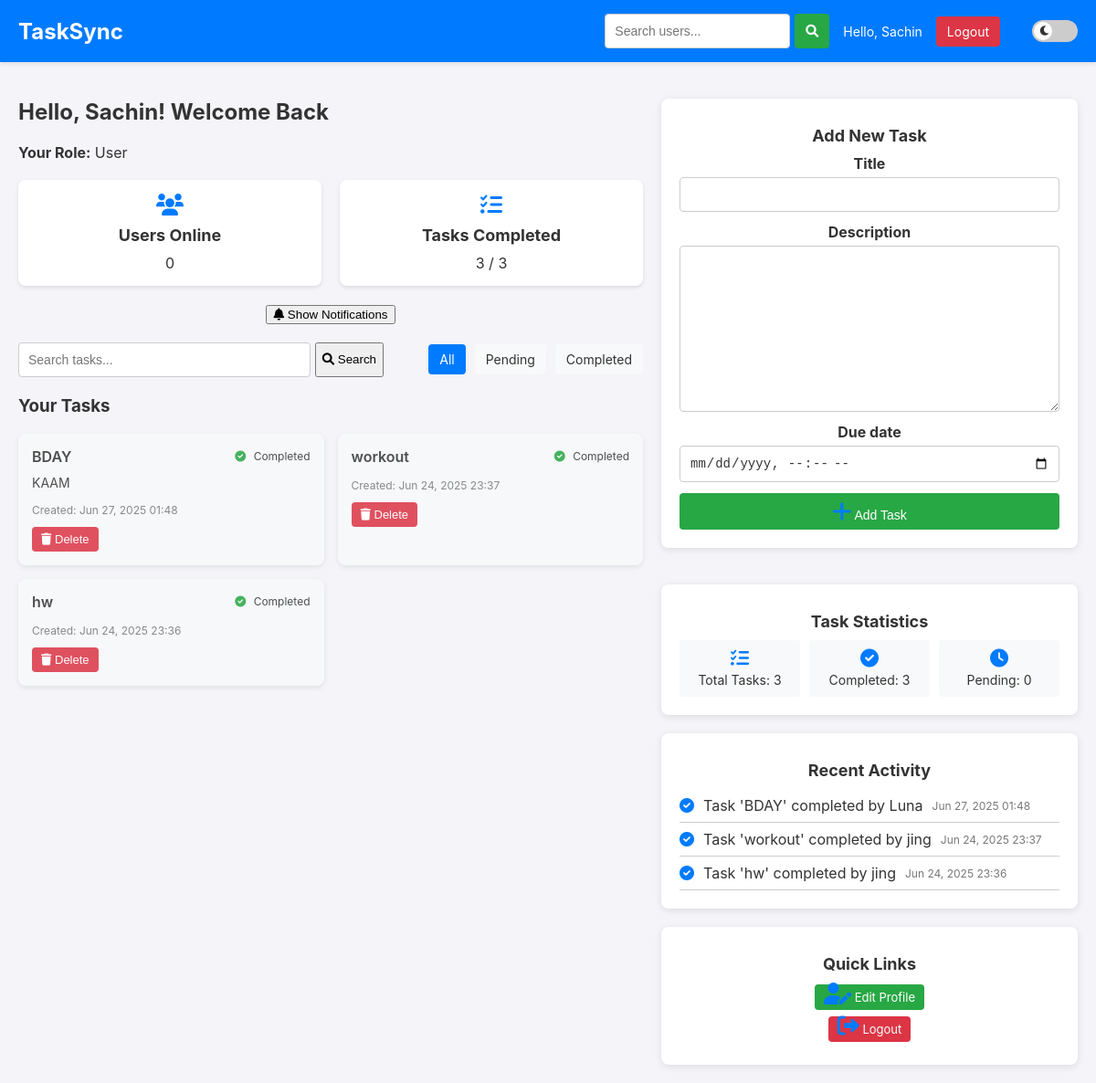
Screenshot of /dashboard/ (signed in) with the database file from the repository.
### myapp/models.py (models this page shows, shortened)
class UserProfile(models.Model):
    user = models.OneToOneField(User, on_delete=models.CASCADE, null=True)
    name = models.CharField(max_length=100)
    email = models.EmailField()  # Removed unique=True to avoid conflicts
    avatar = models.ImageField(upload_to='avatars/', blank=True, null=True)
    joined_at = models.DateTimeField(auto_now_add=True)
    last_login = models.DateTimeField(blank=True, null=True)
    role = models.CharField(max_length=10, choices=ROLE_CHOICES, default='user')

class Task(models.Model):
    user = models.ForeignKey(User, on_delete=models.CASCADE)
    title = models.CharField(max_length=200)
    description = models.TextField(blank=True)  # Added for task search
    is_completed = models.BooleanField(default=False)
    created_at = models.DateTimeField(auto_now_add=True)

### myapp/views.py (the view, shortened to what this page needs)
# urls.py: path('dashboard/', views.dashboard, name='dashboard'),
@login_required
def dashboard(request):
    try:
        user_profile = request.user.userprofile
    except UserProfile.DoesNotExist:
        messages.error(request, "User profile not found.")
        return redirect('login')
    user_query = request.GET.get('user_query', '')
    task_query = request.GET.get('task_query', '')
    status = request.GET.get('status', 'all')
    if user_profile.role == "admin" or request.user.is_superuser:
        users = UserProfile.objects.filter(name__icontains=user_query) if user_query else UserProfile.objects.all()
        user_tasks = Task.objects.all()
    else:
        users = UserProfile.objects.filter(user=request.user)
        user_tasks = Task.objects.filter(user=request.user)
    if task_query:
        user_tasks = user_tasks.filter(
            Q(title__icontains=task_query) | Q(description__icontains=task_query)
        )
    if status == 'completed':
        user_tasks = user_tasks.filter(is_completed=True)
    elif status == 'pending':
        user_tasks = user_tasks.filter(is_completed=False)
    user_tasks = user_tasks.order_by('-created_at')
    tasks_completed = user_tasks.filter(is_completed=True).count()
    tasks_pending = user_tasks.count() - tasks_completed
    task_form = TaskForm()
    active_sessions = Session.objects.filter(expire_date__gte=now())
    online_user_ids = [s.get_decoded().get('_auth_user_id') for s in active_sessions]
    users_online = User.objects.filter(id__in=online_user_ids).count()
    recent_activities = [{
        'action': 'completed' if task.is_completed else 'created',
        'message': f"Task '{task.title}' {'completed' if task.is_completed else 'created'} by {task.user.username}",
        'timestamp': task.created_at
    } for task in user_tasks[:5]]
    return render(request, "myapp/home.html", {
        "users": users,
        "user_query": user_query,
        "task_query": task_query,
        "status": status,
        "users_online": users_online,
        "user_tasks": user_tasks,
        "tasks_completed": tasks_completed,
        "tasks_pending": tasks_pending,
        "task_form": task_form,
        "recent_activities": recent_activities,
    })

### myapp/forms.py
class TaskForm(forms.ModelForm):
    due_date = forms.DateTimeField(
        widget=forms.DateTimeInput(attrs={'type': 'datetime-local'}),
        required=False
    )
    class Meta:
        model = Task
        fields = ['title', 'description', 'due_date']

### myapp/templates/myapp/home.html (shortened to what this page needs)
{% extends 'myapp/base.html' %}
{% load static %}
{% block content %}
<div class="dashboard-container">
    <div class="main-content">
        <div class="welcome-section">
            <h2 class="fade-in">Hello, {{ request.user.username }}! Welcome Back</h2>
            <p><strong>Your Role:</strong> {{ request.user.userprofile.role|title }}</p>
        </div>
        <div class="dashboard-cards">
            <div class="card">
                <i class="fas fa-users"></i>
                <h3>Users Online</h3>
                <p>{{ users_online }}</p>
            </div>
            <div class="card">
                <i class="fas fa-tasks"></i>
                <h3>Tasks Completed</h3>
                <p>{{ tasks_completed }} / {{ user_tasks.count }}</p>
            </div>
        </div>
        <div class="notification">
            <button onclick="showPopup()"><i class="fas fa-bell"></i> Show Notifications</button>
        </div>
        <div class="task-controls">
            <form method="GET" action="{% url 'dashboard' %}" class="search-form">
                <input type="text" name="task_query" placeholder="Search tasks..." value="{{ task_query|default:'' }}">
                <button type="submit"><i class="fas fa-search"></i> Search</button>
            </form>
            <div class="task-filters">
                <a href="{% url 'dashboard' %}?status=all" class="filter-btn {% if status == 'all' or not status %}active{% endif %}">All</a>
                <a href="{% url 'dashboard' %}?status=pending" class="filter-btn {% if status == 'pending' %}active{% endif %}">Pending</a>
                <a href="{% url 'dashboard' %}?status=completed" class="filter-btn {% if status == 'completed' %}active{% endif %}">Completed</a>
            </div>
        </div>
        <section class="task-list">
            <h3>{% if request.user.userprofile.role == "admin" %}All Tasks{% else %}Your Tasks{% endif %}</h3>
            {% if user_tasks %}
                <div class="task-grid">
                    {% for task in user_tasks %}
                        <div class="task-card {% if task.is_completed %}completed{% endif %}">
                            <div class="task-card-header">
                                <h4>{{ task.title }}</h4>
                                <span class="task-status">
                                    {% if task.is_completed %}
                                        <i class="fas fa-check-circle"></i> Completed
                                    {% else %}
                                        <i class="fas fa-clock"></i> Pending
                                    {% endif %}
                                </span>
                            </div>
                            <p>{{ task.description|truncatewords:20 }}</p>
                            <small>Created: {{ task.created_at|date:"M d, Y H:i" }}</small>
                            <div class="task-actions">
                                <form method="POST" action="{% url 'delete_task' task.id %}" style="display:inline;">
                                    <button type="submit" class="btn small delete-btn" onclick="return confirm('Delete this task?')"><i class="fas fa-trash"></i> Delete</button>
                                </form>
                            </div>
                        </div>
                    {% endfor %}
                </div>
            {% else %}
                <p class="no-tasks">No tasks found. Add a task to get started! 🧠</p>
            {% endif %}
        </section>
    </div>
    <aside class="sidebar">
        <section class="task-form card">
            <h3>Add New Task</h3>
            <form method="POST" class="styled-form">
                {% for field in task_form %}
                    <div class="form-group">
                        <label for="{{ field.id_for_label }}">{{ field.label }}</label>
                        {{ field }}
                    </div>
                {% endfor %}
                <button type="submit" name="add_task" class="btn"><i class="fas fa-plus"></i> Add Task</button>
            </form>
        </section>
        <section class="task-stats card">
            <h3>Task Statistics</h3>
            <div class="stats-grid">
                <div class="stat-item">
                    <i class="fas fa-tasks"></i>
                    <p>Total Tasks: {{ user_tasks.count }}</p>
                </div>
                <div class="stat-item">
                    <i class="fas fa-check-circle"></i>
                    <p>Completed: {{ tasks_completed }}</p>
                </div>
                <div class="stat-item">
                    <i class="fas fa-clock"></i>
                    <p>Pending: {{ tasks_pending }}</p>
                </div>
            </div>
        </section>
        <section class="recent-activity card">
            <h3>Recent Activity</h3>
            {% if recent_activities %}
                <ul class="activity-list">
                    {% for activity in recent_activities %}
                        <li class="activity-item">
                            <span class="activity-icon">
                                {% if activity.action == 'created' %}
                                    <i class="fas fa-plus-circle"></i>
                                {% elif activity.action == 'completed' %}
                                    <i class="fas fa-check-circle"></i>
                                {% elif activity.action == 'deleted' %}
                                    <i class="fas fa-trash"></i>
                                {% endif %}
                            </span>
                            <span>{{ activity.message }}</span>
                            <small>{{ activity.timestamp|date:"M d, Y H:i" }}</small>
                        </li>
                    {% endfor %}
                </ul>
            {% else %}
                <p class="no-activity">No recent activity.</p>
            {% endif %}
        </section>
        <section class="quick-links card">
            <h3>Quick Links</h3>
            <ul class="link-list">
                <li><a href="{% url 'edit_profile' request.user.id %}" class="btn small"><i class="fas fa-user-edit"></i> Edit Profile</a></li>
                <li><a href="{% url 'logout' %}" class="btn small logout-btn"><i class="fas fa-sign-out-alt"></i> Logout</a></li>
            </ul>
        </section>
    </aside>
</div>
{% endblock %}

### myapp/templates/myapp/base.html (shortened to what this page needs)
{% load static %}
<!DOCTYPE html>
<html lang="en">
<head>
  <link rel="stylesheet" href="https://cdnjs.cloudflare.com/ajax/libs/font-awesome/6.0.0/css/all.min.css">
  <link rel="stylesheet" href="{% static 'myapp/styles.css' %}">
</head>
<body data-theme="light">
  <nav class="navbar">
    <h1>TaskSync</h1>
    <div class="nav-right">
      {% if user.is_authenticated %}
        {% if request.resolver_match and request.resolver_match.url_name not in 'login,register' %}
          <form method="GET" action="{% url 'dashboard' %}" class="search-form">
            <input type="text" name="user_query" placeholder="Search users..." value="{{ user_query|default:'' }}">
            <button type="submit"><i class="fas fa-search"></i></button>
          </form>
        {% endif %}
        <span class="user-greeting">Hello, {{ user.username }}</span>
        <a class="btn logout-btn" href="{% url 'logout' %}">Logout</a>
      {% else %}
        <a class="btn" href="{% url 'login' %}">Login</a>
        <a class="btn" href="{% url 'register' %}">Sign Up</a>
      {% endif %}
      <label class="theme-toggle">
        <span class="toggle-label"><i class="fas fa-moon"></i></span>
      </label>
    </div>
  </nav>
  <main>
    {% block content %}
    {% endblock %}
  </main>
</body>
</html>

### rows the page displays
Task: title "BDAY", is_completed True (drawn), description "KAAM", created_at "Jun 27, 2025 01:48", timestamp "Jun 27, 2025 01:48"
Task: title "workout", is_completed True (drawn), created_at "Jun 24, 2025 23:37", timestamp "Jun 24, 2025 23:37"
Task: title "hw", is_completed True (drawn), created_at "Jun 24, 2025 23:36", timestamp "Jun 24, 2025 23:36"

### other values shown
{{ user.username }} "Sachin"
{{ request.user.username }} "Sachin"
{{ request.user.userprofile.role|title }} "User"
{{ users_online }} "0"
{{ tasks_completed }} "3"
{{ user_tasks.count }} "3"
{{ field.label }} "Title" "Description" "Due date"
{{ tasks_pending }} "0"
{{ activity.message }} "Task 'BDAY' completed by Luna" "Task 'workout' completed by jing" "Task 'hw' completed by jing"
